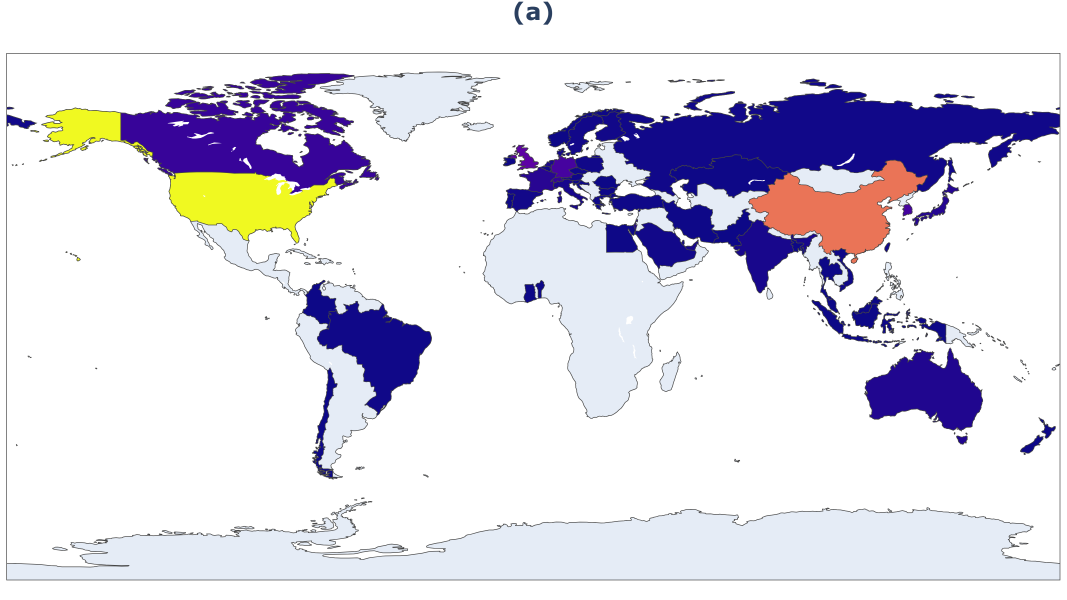
#> input picture WorldMapPlots/Between CfP-Review.png, 3200 x 1800 px (shown at 1/3 size)
$ python worldmap_common.py
#> lines starting #> are read from the running program, lines starting #| are printed output that depends on the picture
from __future__ import annotations

import csv
import re
from collections import Counter
from dataclasses import dataclass
from datetime import date, datetime, timedelta
from pathlib import Path
from typing import Iterable

import plotly.express as px
from matplotlib import cm
from PIL import Image, ImageDraw, ImageFont

NULL_LIKE = {"", "nan", "none", "null", "na", "n/a", "not found"}
CONFERENCES = (
    "ACL",
    "EMNLP",
    "COLING",
    "ICLR",
    "ICML",
    "NEURIPS",
    "KDD",
    "AAAI",
    "CVPR",
)

COUNTRY_ALIASES = {
    "usa": "United States",
    "u.s.a.": "United States",
    "u.s.": "United States",
    "united states of america": "United States",
    "uk": "United Kingdom",
    "u.k.": "United Kingdom",
    "england": "United Kingdom",
    "uae": "United Arab Emirates",
    "viet nam": "Vietnam",
    "korea": "South Korea",
    "republic of korea": "South Korea",
    "russia": "Russian Federation",
}

TITLE_FONT_SIZE = 36
BASE_FONT_SIZE = 28
COLORBAR_TITLE_SIZE = 28
COLORBAR_TICK_SIZE = 28
SHARED_COLORBAR_LABEL_SIZE = 36


@dataclass(frozen=True)
class DateWindow:
    submission: date
    review: date


def is_non_null(value: object) -> bool:
    text = str(value or "").strip().lower()
    return text not in NULL_LIKE


def parse_day(raw: object) -> date | None:
    text = str(raw or "").strip()
    if not text or text.lower() in NULL_LIKE:
        return None
    # Extract first date-like token even when extra text exists.
    match = re.search(r"(\d{4}[/-]\d{2}[/-]\d{2}|\d{2}[./-]\d{2}[./-]\d{4})", text)
    if match:
        text = match.group(1)
    else:
        text = text.split(";")[0].strip()
    for fmt in (
        "%Y-%m-%d",
        "%Y/%m/%d",
        "%d.%m.%Y",
        "%d-%m-%Y",
        "%d/%m/%Y",
        "%b %d, %Y",
        "%B %d, %Y",
        "%d %B, %Y",
        "%d %b, %Y",
        "%B %Y",
        "%b %Y",
    ):
        try:
            return datetime.strptime(text, fmt).date()
        except ValueError:
            continue
    return None


def load_deadline_windows(deadlines_csv: Path) -> dict[tuple[str, int], DateWindow]:
    windows: dict[tuple[str, int], DateWindow] = {}
    with deadlines_csv.open("r", encoding="utf-8-sig", newline="") as f:
        reader = csv.DictReader(f)
        for row in reader:
            conf = str(row.get("Conference", "")).strip().upper()
            year_text = str(row.get("Year", "")).strip()
            if not conf or not year_text:
                continue
            try:
                year = int(year_text)
            except ValueError:
                continue
            submission = parse_day(row.get("Submission Deadline", ""))
            review = parse_day(row.get("Review deadline", ""))
            if submission is None or review is None:
                continue
            windows[(conf, year)] = DateWindow(submission=submission, review=review)
    return windows


# [102 lines left out: functions infer_conference_from_path, infer_year_from_text, resolve_outputs_conf_year, resolve_oldoutputs_conf_year, parse_countries, choose_country and 1 more, not called in this run]


def counts_from_outputs(outputs_dir: Path, windows: dict[tuple[str, int], DateWindow], mode: str) -> Counter:
    result: Counter = Counter()
    for csv_file in sorted(outputs_dir.glob("*_preprint.csv")):
        resolved = resolve_outputs_conf_year(csv_file, windows)
        if resolved is None:
            continue
        conf, year = resolved
        window = windows[(conf, year)]

        papers: dict[str, dict[str, object]] = {}
        with csv_file.open("r", encoding="utf-8-sig", newline="") as f:
            reader = csv.DictReader(f)
            for row in reader:
                paper_id = str(row.get("file_name", "")).strip()
                if not paper_id:
                    continue
                state = papers.setdefault(
                    paper_id,
                    {"eligible": False, "first": None, "last": None, "all": []},
                )
                if in_window(row.get("Date", ""), window, mode):
                    state["eligible"] = True
                countries = parse_countries(row.get("Country", ""))
                state["all"].extend(countries)
                role = str(row.get("authorship_role", "")).strip().upper()
                if countries and role == "FIRST_AUTHOR" and state["first"] is None:
                    state["first"] = countries[0]
                if countries and role == "LAST_AUTHOR" and state["last"] is None:
                    state["last"] = countries[0]

        for state in papers.values():
            if not state["eligible"]:
                continue
            chosen = choose_country(state["first"], state["last"], state["all"])
            if chosen:
                result[chosen] += 1
    return result


def counts_from_oldoutputs(oldoutputs_dir: Path, windows: dict[tuple[str, int], DateWindow], mode: str) -> Counter:
    result: Counter = Counter()
    for csv_file in sorted(oldoutputs_dir.glob("**/*.csv")):
        if "institute_batches" in str(csv_file).lower():
            continue
        resolved = resolve_oldoutputs_conf_year(csv_file, windows)
        if resolved is None:
            continue
        conf, year = resolved
        window = windows[(conf, year)]

        try:
            with csv_file.open("r", encoding="utf-8-sig", newline="") as f:
                rows = list(csv.DictReader(f))
        except Exception:
            continue
        if not rows:
            continue
        fields = set(rows[0].keys())
        if not {"Title", "Date", "Country"}.issubset(fields):
            continue

        papers: dict[str, dict[str, object]] = {}
        for row in rows:
            paper_id = str(row.get("Title", "")).strip()
            if not paper_id:
                continue
            state = papers.setdefault(
                paper_id,
                {"eligible": False, "first": None, "last": None, "all": []},
            )
            if in_window(row.get("Date", ""), window, mode):
                state["eligible"] = True
            countries = parse_countries(row.get("Country", ""))
            state["all"].extend(countries)
            if countries:
                if state["first"] is None:
                    state["first"] = countries[0]
                state["last"] = countries[-1]

        for state in papers.values():
            if not state["eligible"]:
                continue
            chosen = choose_country(state["first"], state["last"], state["all"])
            if chosen:
                result[chosen] += 1
    return result


def build_country_counter(project_root: Path, mode: str) -> Counter:
    if not (project_root / "ConfusionMatrix").exists() and (
        project_root.parent / "ConfusionMatrix"
    ).exists():
        project_root = project_root.parent

    deadlines_csv = project_root / "ConfusionMatrix" / "conference_deadlines.csv"
    outputs_dir = project_root / "Outputs"
    oldoutputs_dir = project_root / "OldOutputs"
    windows = load_deadline_windows(deadlines_csv)
    total = Counter()
    total.update(counts_from_outputs(outputs_dir, windows, mode))
    total.update(counts_from_oldoutputs(oldoutputs_dir, windows, mode))
    return total


def plot_world(
    counter: Counter,
    title: str,
    output_png: Path,
    zmin: int | None = None,
    zmax: int | None = None,
) -> None:
    countries = sorted(counter.keys())
    values = [counter[c] for c in countries]
    range_color = None
    if zmin is not None and zmax is not None:
        range_color = (zmin, zmax)
    fig = px.choropleth(
        locations=countries,
        locationmode="country names",
        color=values,
        color_continuous_scale="plasma",
        range_color=range_color,
        title=f"<b>{title}</b>",
    )
    fig.update_traces(showscale=False)
    fig.update_layout(
        margin=dict(l=10, r=10, t=60, b=10),
        title_x=0.5,
        font=dict(size=BASE_FONT_SIZE),
        title_font=dict(size=TITLE_FONT_SIZE),
        coloraxis_showscale=False,
    )
    fig.write_image(str(output_png), width=1600, height=900, scale=2)
    print(f"Saved world heatmap: {output_png}")


def stitch_worldmaps(
    project_root: Path,
    zmin: int,
    zmax: int,
    color_scale: str = "plasma",
) -> Path:
    files = [
        "Between CfP-Review.png",
        "30 days before CfP.png",
        "60 days before CfP.png",
        "90 days before CfP.png",
        "180 days before CfP.png",
        "greater than 180 days before CfP.png",
    ]
    images = [Image.open(project_root / file_name).convert("RGB") for file_name in files]
    cell_w = max(img.width for img in images)
    cell_h = max(img.height for img in images)
    normalized = [
        img.resize((cell_w, cell_h), Image.Resampling.LANCZOS) if img.size != (cell_w, cell_h) else img
        for img in images
    ]
    main_canvas = Image.new("RGB", (cell_w * 2, cell_h * 3), "white")
    for idx, img in enumerate(normalized):
        row = idx // 2
        col = idx % 2
        main_canvas.paste(img, (col * cell_w, row * cell_h))

    bar_margin = 30
    bar_width = 60
    final_width = main_canvas.width + (bar_margin * 3) + bar_width + 120
    final_canvas = Image.new("RGB", (final_width, main_canvas.height), "white")
    final_canvas.paste(main_canvas, (0, 0))

    draw = ImageDraw.Draw(final_canvas)
    try:
        label_font = ImageFont.truetype("arialbd.ttf", SHARED_COLORBAR_LABEL_SIZE)
    except OSError:
        try:
            label_font = ImageFont.truetype("DejaVuSans-Bold.ttf", SHARED_COLORBAR_LABEL_SIZE)
        except OSError:
            label_font = ImageFont.load_default()
    cmap = cm.get_cmap(color_scale)
    bar_left = main_canvas.width + bar_margin
    bar_top = int(main_canvas.height * 0.08)
    bar_bottom = int(main_canvas.height * 0.92)
    bar_height = max(1, bar_bottom - bar_top)

    for y in range(bar_height):
        ratio = 1.0 - (y / max(1, bar_height - 1))
        r, g, b, _ = cmap(ratio)
        color = (int(r * 255), int(g * 255), int(b * 255))
        draw.line(
            [(bar_left, bar_top + y), (bar_left + bar_width, bar_top + y)],
            fill=color,
            width=1,
        )

    draw.rectangle(
        [bar_left, bar_top, bar_left + bar_width, bar_bottom],
        outline="black",
        width=2,
    )
    label_x = bar_left + bar_width + 15
    tick_values = list(range(int(zmin), int(zmax) + 1, 500))
    if not tick_values:
        tick_values = [int(zmin), int(zmax)]
    if tick_values[0] != int(zmin):
        tick_values.insert(0, int(zmin))
    if tick_values[-1] != int(zmax):
        tick_values.append(int(zmax))
    tick_values = sorted(set(tick_values))

    value_span = max(1, int(zmax) - int(zmin))
    for tick in tick_values:
        ratio = (tick - int(zmin)) / value_span
        y = bar_bottom - int(ratio * bar_height)
        draw.line(
            [(bar_left + bar_width + 2, y), (bar_left + bar_width + 12, y)],
            fill="black",
            width=2,
        )
        draw.text((label_x + 12, y - 18), str(tick), fill="black", font=label_font)

    draw.text((bar_left - 2, bar_top - 48), "Papers", fill="black", font=label_font)

    output = project_root / "worldmaps_6panel.png"
    final_canvas.save(output, quality=95)
    print(f"Saved stitched panel: {output}")
    return output


def main() -> None:
    output_dir = Path(__file__).resolve().parent
    project_root = output_dir.parent
    specs = [
        ("between", "(a)", "Between CfP-Review.png"),
        ("30", "(b)", "30 days before CfP.png"),
        ("60", "(c)", "60 days before CfP.png"),
        ("90", "(d)", "90 days before CfP.png"),
        ("180", "(e)", "180 days before CfP.png"),
        ("gt180", "(f)", "greater than 180 days before CfP.png"),
    ]
    counters = {mode: build_country_counter(project_root, mode) for mode, _, _ in specs}
#> (reads ConfusionMatrix/conference_deadlines.csv from the repository)
    global_max = max([max(counter.values()) for counter in counters.values() if counter] or [1])
    for mode, title, png_name in specs:
        plot_world(counters[mode], title, output_dir / png_name, zmin=0, zmax=global_max)
    stitch_worldmaps(output_dir, zmin=0, zmax=global_max, color_scale="plasma")
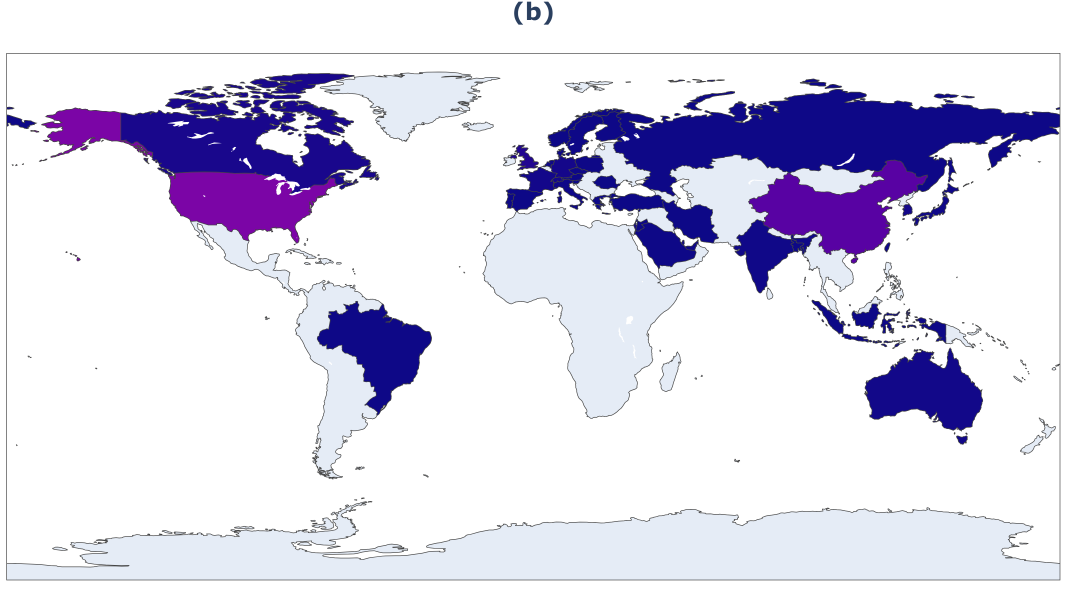
#> input picture WorldMapPlots/30 days before CfP.png, 3200 x 1800 px (shown at 1/3 size)
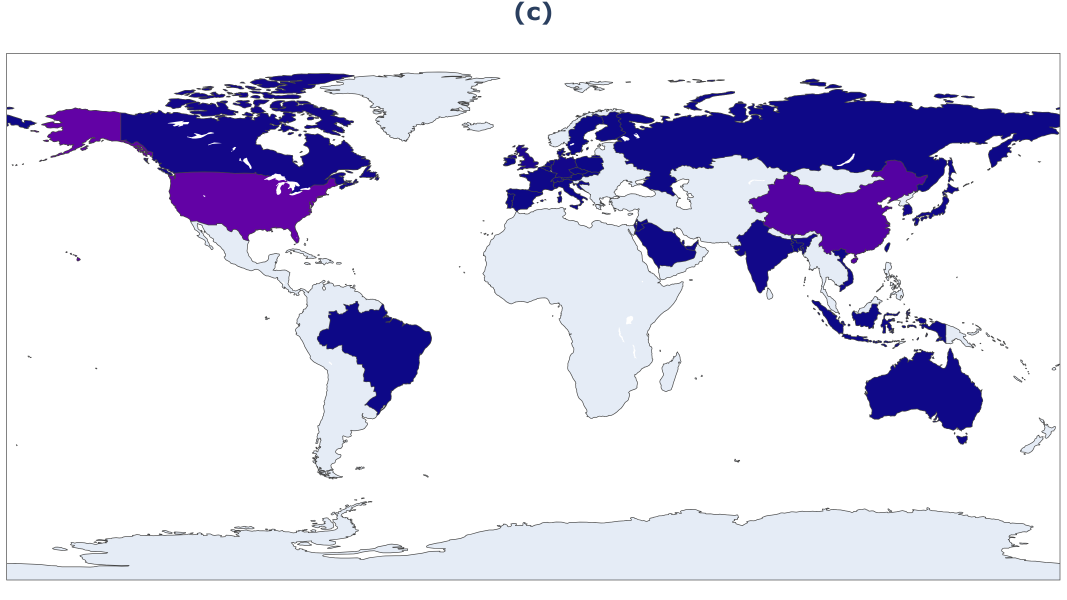
#> input picture WorldMapPlots/60 days before CfP.png, 3200 x 1800 px (shown at 1/3 size)
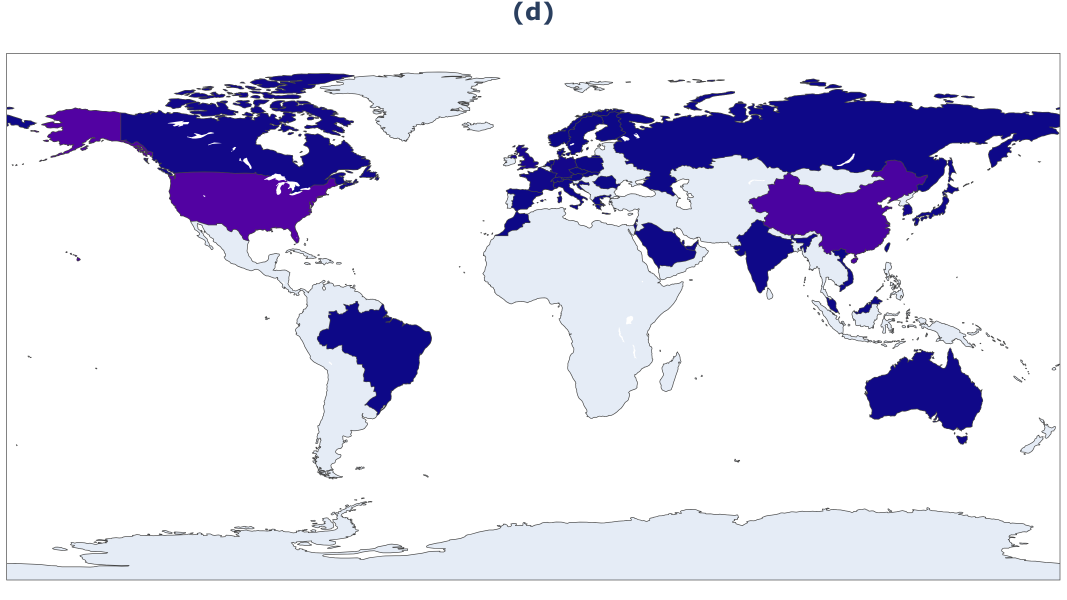
#> input picture WorldMapPlots/90 days before CfP.png, 3200 x 1800 px (shown at 1/3 size)


if __name__ == "__main__":
#> (the run stopped early here; a loop or call above may not have finished)
